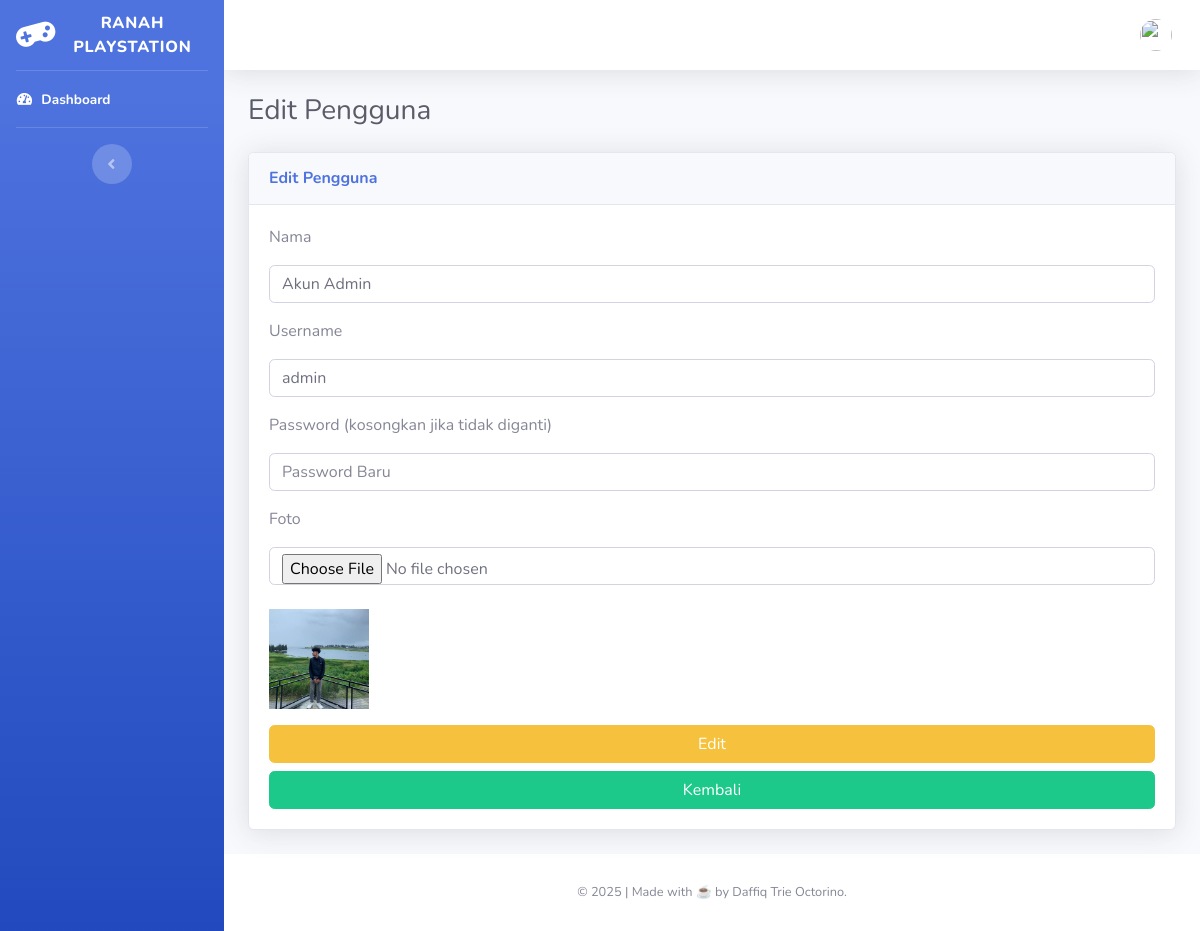
/operator/edit/1, run on the app's committed database.
### tables this page shows
CREATE TABLE `daffiqtrie_pengguna` (
  `id_operator` int(11) NOT NULL,
  `nama_operator` varchar(50) NOT NULL,
  `username` varchar(30) NOT NULL,
  `password` varchar(32) NOT NULL,
  `jabatan` enum('Owner','Operator','Pengunjung') NOT NULL DEFAULT 'Pengunjung',
  `last_login` date NOT NULL,
  `foto` varchar(100) NOT NULL
);

### application/libraries/Template.php (called while the page is built)
<?php if ( ! defined('BASEPATH')) exit('No direct script access allowed');
class Template {
		var $template_data = array();
		function set($name, $value)
		{
			$this->template_data[$name] = $value;
		}
		function load($template = '', $view = '' , $view_data = array(), $return = FALSE)
		{
			$this->CI =& get_instance();
			$this->CI->load->model('Model_website');
			$info_rental = $this->CI->Model_website->get_nama_rental();
			$this->template_data['nama_rental'] = $info_rental['nama_rental'];
            $this->template_data['lokasi_rental'] = $info_rental['lokasi_rental'];
			$this->set('contents', $this->CI->load->view($view, $view_data, TRUE));
			return $this->CI->load->view($template, $this->template_data, $return);
		}
}

### application/controllers/Operator.php (called while the page is built, shortened)
<?php
class Operator extends CI_Controller {
    public function edit($id) {
        $data['operator'] = $this->Model_operator->get_by_id($id);
        if ($this->form_validation->run() === FALSE) {
            $this->template->load('template/template', 'operator/form', $data);
        }
    }
    private function _set_rules($require_password = true) {
        $this->form_validation->set_rules('nama_operator', 'Nama Operator', 'required');
        $this->form_validation->set_rules('username', 'Username', 'required');
    }
}

### index.php (called while the page is built, shortened)
<?php
require_once BASEPATH.'core/CodeIgniter.php';

### application/models/Model_operator.php (called while the page is built, shortened)
<?php
class Model_operator extends CI_Model {
    public function get_by_id($id) {
        return $this->db->get_where('daffiqtrie_pengguna', ['id_operator' => $id])->row();
    }
}

### application/views/operator/form.php (the view, shortened to what this page needs)
<?php
$edit = isset($operator);
?>
<div class="container-fluid">
   <div class="d-sm-flex align-items-center justify-content-between mb-4">
      <h1 class="h3 mb-0 text-gray-800"><?= $edit ? "Edit" : "Tambah" ?> Pengguna</h1>
   </div>
   <div class="row">
      <div class="col-lg-12">
         <div class="card shadow mb-4">
            <div class="card-header py-3">
               <h6 class="m-0 font-weight-bold text-primary"><?= $edit ? "Edit" : "Tambah" ?> Pengguna</h6>
            </div>
            <div class="card-body">
				<?= form_open_multipart($edit ? 'operator/edit/'.$operator->id_operator : 'operator/create'); ?>
                  <div class="form-group">
                     <p>Nama</p>
                     <input type="text" class="form-control" name="nama_operator" value="<?= set_value('nama_operator', $edit ? $operator->nama_operator : '') ?>" required>
                  </div>
                  <div class="form-group">
                     <p>Username</p>
                     <input type="text" class="form-control" name="username" value="<?= set_value('username', $edit ? $operator->username : '') ?>" required>
                  </div>
                  <div class="form-group">
                     <p>Password <?= $edit ? '(kosongkan jika tidak diganti)' : '' ?></p>
                     <input type="password" class="form-control" name="password" placeholder="Password Baru">
                  </div>
                  <div class="form-group">
                     <p>Foto</p>
                     <input type="file" name="foto" class="form-control">
                     <?php if ($edit && $operator->foto): ?>
        			<br><img src="<?= base_url('uploads/operator/' . $operator->foto) ?>" width="100">
    				<?php endif; ?>
                  </div>
                  <button type="submit" class="btn btn-warning btn-user btn-block">
                  <?= $edit ? "Edit" : "Tambah" ?>
                  </button>
                  <a href="<?php echo base_url() ?>Operator/" class="btn btn-success btn-user btn-block">
                  Kembali
                  </a>
               </form>
            </div>
         </div>
      </div>
   </div>
</div>

### data on the page
daffiqtrie_pengguna: nama_operator "Akun Admin", username "admin", foto (picture)

### other printed values
$nama_rental "RANAH PLAYSTATION"
